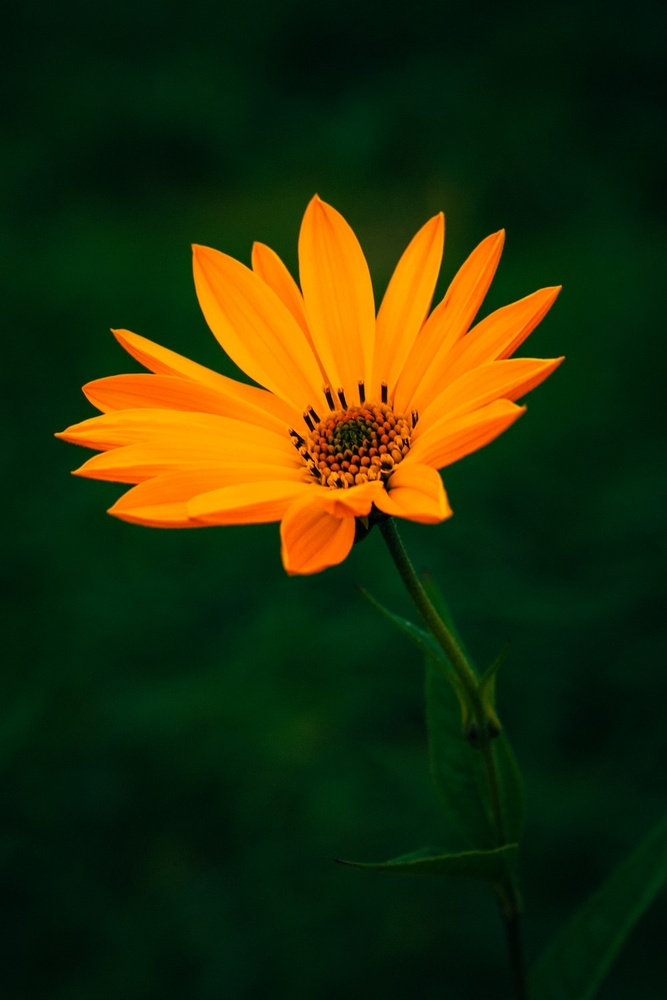
#> input picture narshina/CO1/flower.jpg, 667 x 1000 px, shrunk from 1000 x 1500 before the run
$ jupyter execute --allow-errors open_image.ipynb
#> lines starting #> are read from the running program, lines starting #| are printed output that depends on the picture
import numpy as np
from PIL import image
from scipy import ndimage
from matplot.lib pyplot as plt

[cell 1]
import numpy as np
from PIL import Image
from scipy import ndimage
from matplotlib import pyplot as plt
#> (the rest of this cell did not finish here and is left out)

[cell 2]
import numpy as np
from PIL import Image
from scipy import ndimage
from matplotlib import pyplot as plt
a=Image.open('flower.jpg')
#> a is the input picture: PIL image 667x1000 RGB; mean R, G, B 38.6, 47.2, 8.9
plt.imshow(a)

[cell 3]
import numpy as np
from PIL import Image
from scipy import ndimage
from matplotlib import pyplot as plt
a=Image.open('flower.jpg')
plt.imshow(a)
b=np.array(a)
x=ndimage.rotate(b,90)
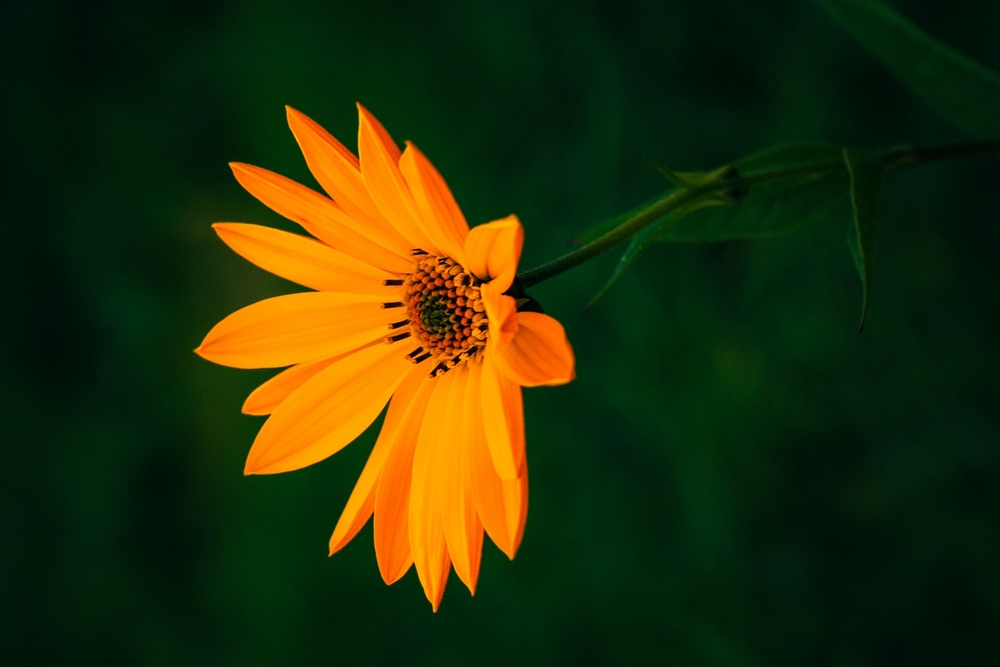
#> x: shape (667, 1000, 3); mean R, G, B 38.6, 47.2, 8.9
d=Image.fromarray(x)
plt.imshow(d)
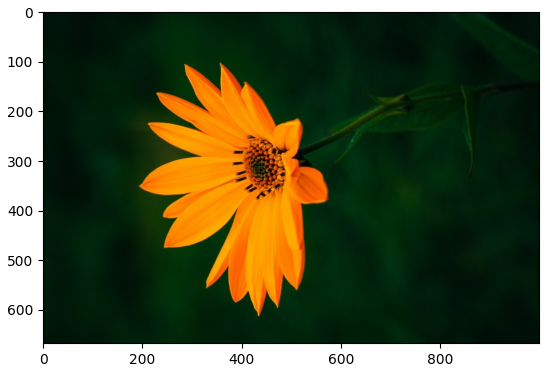
#> figure drawn by matplotlib, 1 panel

[cell 4]
y=ndimage.zoom(b,(.25,.25,1))
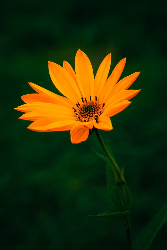
#> y: shape (250, 167, 3); mean R, G, B 38.3, 47, 8.9
w=Image.fromarray(y)
plt.imshow(w)
